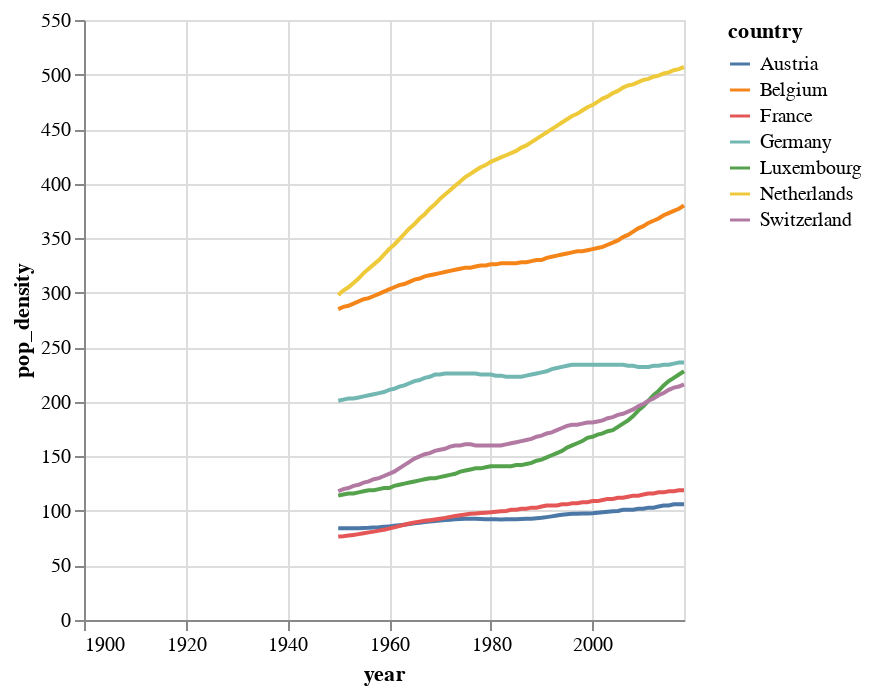

Source (notebook cell):
### Markdown cell above
Now that we have our dataset, let’s create a **multi-line chart**.
From this point forward, I won’t provide the full code.
Instead, I want you to practice reading the specifications carefully and writing the code yourself.

<div class="alert alert-info" style="color:black; padding: 15px; border-radius: 8px; background-color:#eaf4ff;">
  <p><strong>Chart Specification:</strong></p>
  <ol>
    <li>Use the <code>line</code> mark.</li>
    <li>Encode <code>year</code> on the <strong>x channel</strong>.</li>
    <li>Encode <code>pop_density</code> on the <strong>y channel</strong>.</li>
    <li>Encode <code>country</code> on the <strong>color channel</strong> to differentiate lines.</li>
  </ol>
</div>

### Code cell
multi_line_w_europe = alt.Chart(western_europe_data).mark_line().encode(
    alt.X("year:T"),
    alt.Y("pop_density:Q"),
    alt.Color("country:N")
)

# Show the plot
multi_line_w_europe

### Figure 1 — Vega-Lite specification as saved in the notebook (floating-point values rounded to 4 significant figures; data arrays with more than 128 entries replaced by an {"elided": "..."} marker saying what was removed)
{"config": {"view": {"continuousWidth": 300, "continuousHeight": 300}}, "data": {"name": "data-b7e41c80a66d588197a415bc16e01d0c"}, "mark": {"type": "line"}, "encoding": {"color": {"field": "country", "type": "nominal"}, "x": {"field": "year", "type": "temporal"}, "y": {"field": "pop_density", "type": "quantitative"}}, "$schema": "https://vega.github.io/schema/vega-lite/v5.20.1.json", "datasets": {"data-b7e41c80a66d588197a415bc16e01d0c": {"elided": "833 records"}}}
